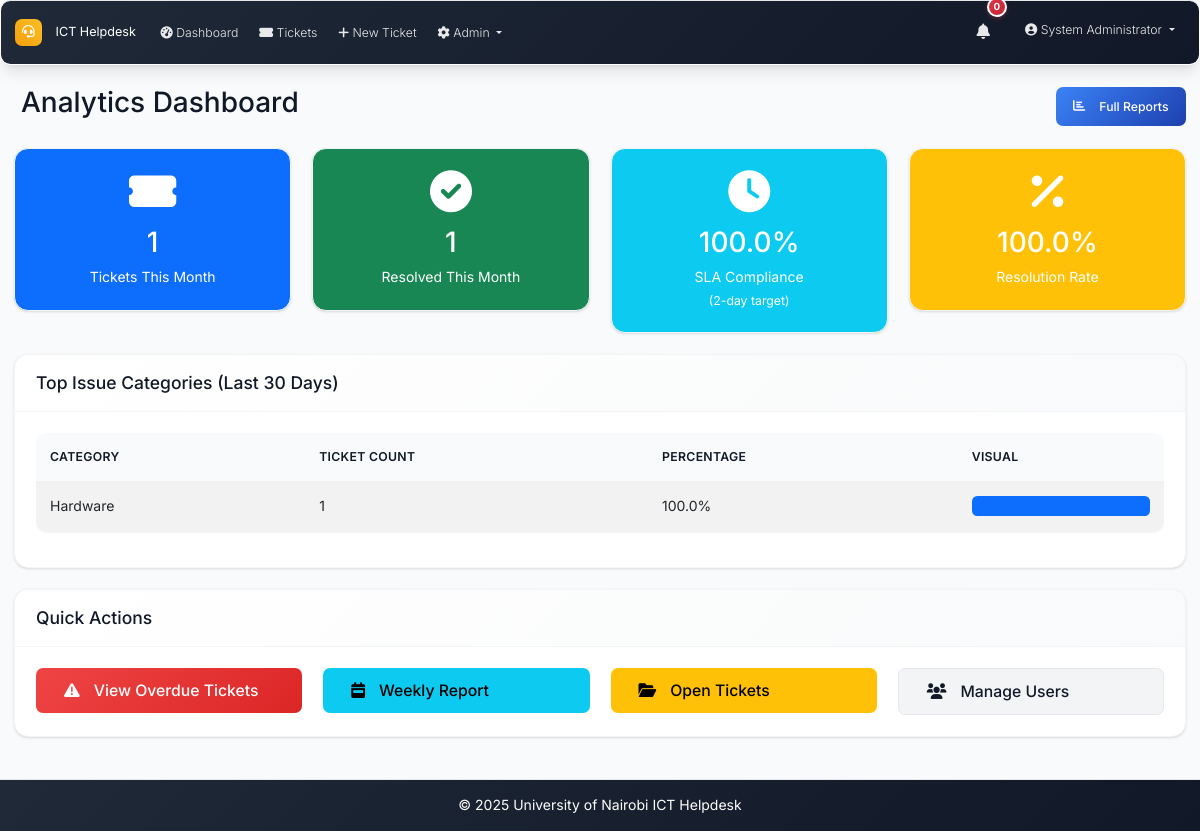
The app's page /analytics (signed in) with its own data.
### models.py (models this page shows, shortened)
class User(UserMixin, db.Model):
    id = db.Column(db.Integer, primary_key=True)
    username = db.Column(db.String(64), unique=True, nullable=False)
    email = db.Column(db.String(120), unique=True, nullable=False)
    password_hash = db.Column(db.String(256), nullable=False)
    full_name = db.Column(db.String(100), nullable=False)
    role = db.Column(db.String(20), nullable=False, default='user')  # admin, intern, user
    created_at = db.Column(db.DateTime, default=datetime.utcnow)
    is_active = db.Column(db.Boolean, default=True)
    is_verified = db.Column(db.Boolean, default=False)
    verification_token = db.Column(db.String(128), nullable=True)
    phone_number = db.Column(db.String(20), nullable=True)
    is_approved = db.Column(db.Boolean, default=False)
    approved_by_id = db.Column(db.Integer, db.ForeignKey('user.id'), nullable=True)
    approved_at = db.Column(db.DateTime, nullable=True)
    tickets_created = db.relationship('Ticket', foreign_keys='Ticket.created_by_id', backref='creator', lazy='dynamic')
    assigned_tickets = db.relationship('Ticket', secondary='ticket_assignees', back_populates='assignees', lazy='selectin')
    comments = db.relationship('Comment', backref='author', lazy='dynamic')

class Category(db.Model):
    id = db.Column(db.Integer, primary_key=True)
    name = db.Column(db.String(50), unique=True, nullable=False)
    description = db.Column(db.String(200))
    created_at = db.Column(db.DateTime, default=datetime.utcnow)
    tickets = db.relationship('Ticket', backref='category', lazy='dynamic')

### routes.py (the view)
@app.route('/analytics')
@login_required
def analytics_dashboard():
    if current_user.role != 'admin':
        abort(403)
    start_date = datetime.utcnow() - timedelta(days=30)
    total_tickets = Ticket.query.filter(Ticket.created_at >= start_date).count()
    resolved_this_month = Ticket.query.filter(
        Ticket.created_at >= start_date,
        Ticket.status.in_(['resolved', 'closed'])
    ).count()
    sla_compliant = 0
    sla_total = 0
    for ticket in Ticket.query.filter(
        Ticket.created_at >= start_date,
        Ticket.status.in_(['resolved', 'closed']),
        Ticket.closed_at.isnot(None)
    ).all():
        sla_total += 1
        resolution_time = (ticket.closed_at - ticket.created_at).total_seconds() / 3600
        if resolution_time <= 48:  # 48 hours = 2 days
            sla_compliant += 1
    sla_percentage = (sla_compliant / sla_total * 100) if sla_total > 0 else 0
    top_categories = db.session.query(
        Category.name,
        func.count(Ticket.id).label('count')
    ).join(Ticket, Category.id == Ticket.category_id)\
     .filter(Ticket.created_at >= start_date)\
     .group_by(Category.name)\
     .order_by(func.count(Ticket.id).desc())\
     .limit(5).all()
    return render_template('analytics_dashboard.html',
                         total_tickets=total_tickets,
                         resolved_this_month=resolved_this_month,
                         sla_percentage=sla_percentage,
                         top_categories=top_categories)

### app.py (called while the page is built)
@login_manager.user_loader
def load_user(user_id):
    from models import User
    return User.query.get(int(user_id))

@app.context_processor
def inject_now():
    return {'now': datetime.utcnow}

### routes.py (called while the page is built)
@app.context_processor
def inject_datetime():
    return dict(datetime=datetime)

### templates/analytics_dashboard.html (shortened to what this page needs)
{% extends "base.html" %}
{% block content %}
<div class="d-flex justify-content-between align-items-center mb-4">
    <h2>Analytics Dashboard</h2>
    <a href="{{ url_for('reports') }}" class="btn btn-primary">
        <i class="fas fa-chart-bar me-2"></i>Full Reports
    </a>
</div>
<div class="row mb-4">
    <div class="col-md-3">
        <div class="card bg-primary text-white">
            <div class="card-body text-center">
                <i class="fas fa-ticket-alt fa-3x mb-3"></i>
                <h2>{{ total_tickets }}</h2>
                <p class="mb-0">Tickets This Month</p>
            </div>
        </div>
    </div>
    <div class="col-md-3">
        <div class="card bg-success text-white">
            <div class="card-body text-center">
                <i class="fas fa-check-circle fa-3x mb-3"></i>
                <h2>{{ resolved_this_month }}</h2>
                <p class="mb-0">Resolved This Month</p>
            </div>
        </div>
    </div>
    <div class="col-md-3">
        <div class="card bg-info text-white">
            <div class="card-body text-center">
                <i class="fas fa-clock fa-3x mb-3"></i>
                <h2>{{ "%.1f"|format(sla_percentage) }}%</h2>
                <p class="mb-0">SLA Compliance</p>
                <small>(2-day target)</small>
            </div>
        </div>
    </div>
    <div class="col-md-3">
        <div class="card bg-warning text-white">
            <div class="card-body text-center">
                <i class="fas fa-percentage fa-3x mb-3"></i>
                <h2>{{ "%.1f"|format((resolved_this_month / total_tickets * 100) if total_tickets > 0 else 0) }}%</h2>
                <p class="mb-0">Resolution Rate</p>
            </div>
        </div>
    </div>
</div>
<div class="row">
    <div class="col-md-12">
        <div class="card">
            <div class="card-header">
                <h5 class="mb-0">Top Issue Categories (Last 30 Days)</h5>
            </div>
            <div class="card-body">
                <div class="table-responsive">
                    <table class="table table-striped">
                        <thead>
                            <tr>
                                <th>Category</th>
                                <th>Ticket Count</th>
                                <th>Percentage</th>
                                <th>Visual</th>
                            </tr>
                        </thead>
                        <tbody>
                            {% for category in top_categories %}
                            <tr>
                                <td>{{ category.name }}</td>
                                <td>{{ category.count }}</td>
                                <td>{{ "%.1f"|format((category.count / total_tickets * 100) if total_tickets > 0 else 0) }}%</td>
                                <td>
                                    <div class="progress" style="height: 20px;">
                                        <div class="progress-bar" role="progressbar"
                                             style="width: {{ (category.count / total_tickets * 100) if total_tickets > 0 else 0 }}%">
                                        </div>
                                    </div>
                                </td>
                            </tr>
                            {% endfor %}
                        </tbody>
                    </table>
                </div>
            </div>
        </div>
    </div>
</div>
<div class="row mt-4">
    <div class="col-md-12">
        <div class="card">
            <div class="card-header">
                <h5 class="mb-0">Quick Actions</h5>
            </div>
            <div class="card-body">
                <div class="row">
                    <div class="col-md-3">
                        <a href="{{ url_for('reports', status='overdue') }}" class="btn btn-danger btn-lg w-100">
                            <i class="fas fa-exclamation-triangle me-2"></i>View Overdue Tickets
                        </a>
                    </div>
                    <div class="col-md-3">
                        <a href="{{ url_for('reports', days=7) }}" class="btn btn-info btn-lg w-100">
                            <i class="fas fa-calendar-week me-2"></i>Weekly Report
                        </a>
                    </div>
                    <div class="col-md-3">
                        <a href="{{ url_for('reports', status='open') }}" class="btn btn-warning btn-lg w-100">
                            <i class="fas fa-folder-open me-2"></i>Open Tickets
                        </a>
                    </div>
                    <div class="col-md-3">
                        <a href="{{ url_for('user_management') }}" class="btn btn-secondary btn-lg w-100">
                            <i class="fas fa-users me-2"></i>Manage Users
                        </a>
                    </div>
                </div>
            </div>
        </div>
    </div>
</div>
{% endblock %}

### templates/base.html (shortened to what this page needs)
<!DOCTYPE html>
<html lang="en">
<head>
    <link href="https://cdn.jsdelivr.net/npm/bootstrap@5.3.0/dist/css/bootstrap.min.css" rel="stylesheet">
    <link href="https://cdnjs.cloudflare.com/ajax/libs/font-awesome/6.0.0/css/all.min.css" rel="stylesheet">
    <link href="{{ url_for('static', filename='css/custom.css') }}" rel="stylesheet">
</head>
<body>
    <nav class="navbar navbar-expand-lg navbar-dark footer-sky">
        <div class="container-fluid px-3">
            <a class="navbar-brand" href="{{ url_for('index') }}">
                <i class="fas fa-headset me-2"></i>ICT Helpdesk
            </a>
            <div class="collapse navbar-collapse" id="navbarNav">
                <ul class="navbar-nav me-auto mb-2 mb-lg-0">
                    {% if current_user.is_authenticated %}
                    <li class="nav-item">
                        <a class="nav-link" href="{{ url_for('dashboard') }}">
                            <i class="fas fa-tachometer-alt me-1"></i>Dashboard
                        </a>
                    </li>
                    <li class="nav-item">
                        <a class="nav-link" href="{{ url_for('tickets_list') }}">
                            <i class="fas fa-ticket-alt me-1"></i>Tickets
                        </a>
                    </li>
                    <li class="nav-item">
                        <a class="nav-link" href="{{ url_for('new_ticket') }}">
                            <i class="fas fa-plus me-1"></i>New Ticket
                        </a>
                    </li>
                    {% if current_user.role == 'admin' %}
                    <li class="nav-item dropdown">
                        <a class="nav-link dropdown-toggle" href="#" role="button" data-bs-toggle="dropdown" aria-expanded="false">
                            <i class="fas fa-cog me-1"></i>Admin
                        </a>
                    </li>
                    {% endif %}
                    {% endif %}
                </ul>
                <ul class="navbar-nav ms-auto mb-2 mb-lg-0">
                    {% if current_user.is_authenticated %}
                    <li class="nav-item dropdown me-3">
                        <a class="nav-link position-relative" href="#" id="notificationsDropdown" role="button"
                           data-bs-toggle="dropdown" aria-expanded="false">
                            <i class="fas fa-bell"></i>
                            <span id="notification-badge" class="position-absolute top-0 start-100 translate-middle badge rounded-pill bg-danger" style="display: none;">
                                0
                            </span>
                        </a>
                    </li>
                    <li class="nav-item dropdown">
                        <a class="nav-link dropdown-toggle" href="#" id="navbarDropdown" role="button" data-bs-toggle="dropdown" aria-expanded="false">
                            <i class="fas fa-user-circle me-1"></i>{{ current_user.full_name }}
                        </a>
                    </li>
                    {% endif %}
                </ul>
            </div>
        </div>
    </nav>
    <main class="container-fluid my-4 px-3">
        {% block content %}{% endblock %}
    </main>
    <footer class="footer-sky py-3 mt-5">
        <div class="container text-center">
            <span>&copy; {{ datetime.utcnow().year }} University of Nairobi ICT Helpdesk</span>
        </div>
    </footer>
</body>
</html>

### records on screen
User: full_name "System Administrator"
Category: name "Hardware", count "1", count "100.0"

### other values on screen
{{ total_tickets }} "1"
{{ resolved_this_month }} "1"
{{ "%.1f"|format(sla_percentage) }} "100.0"
